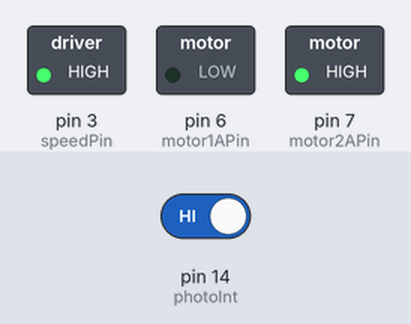
Recording of a sketch running on a simulated Arduino Uno, built with avr-gcc and run on an emulated ATmega328P. Parts: switched loads named in the sketch (green lamp = pin HIGH). The test bench sets the inputs (shaded band); at power-on: pin 14 (photoInt) HIGH. What the sketch prints to the serial monitor is not drawn.

Above: at 1.2 s.
1.3 s: pin 14 (photoInt) driven LOW
Timing chart, 0 to 4.3 s (numbered marks = the images above; inputs shaded):
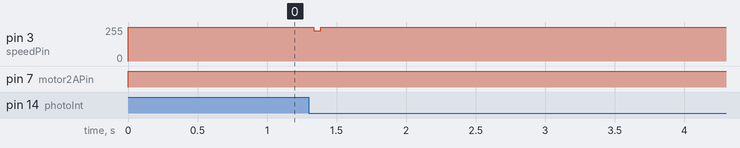

Measured:
- after the input at 1.3 s, pin 3 (speedPin): 255/255 → 226/255 at once, → 255/255 0.05 s later

The sketch:

prac4-P.ino
```cpp
//PROPORCIONAL
int speedPin = 3;
int motor1APin = 6;
int motor2APin = 7;
int speed_value_motor1;

int photoInt = 14;
int prev_val = 0;
int current_val = 0;
int count = 0;

float tic = 0;
float toc = 0;
float elapsed = 0;

float rpm = 505;
float rpm_measured = 0;
float error = rpm - rpm_measured;

void setup() {
  // H-bridge enable pin for speed control // H-bridge leg 1
  // H-bridge leg 2
  // status LED
  // value for motor speed
  // set digital i/o pins as outputs:
  pinMode(speedPin, OUTPUT);
  pinMode(motor1APin, OUTPUT);
  pinMode(motor2APin, OUTPUT);

  pinMode(photoInt, INPUT);

  Serial.begin(9600);
}
void loop() {

  error = rpm - rpm_measured;
  if(elapsed == 0) {
    tic = millis();
  }

  // put motor in forward motion
  digitalWrite(motor1APin, LOW); // set leg 1 of the H-bridge low
  digitalWrite(motor2APin, HIGH);// set leg 2 of the H-bridge high

  // just invert the above values for reverse motion, // i.e. motor1APin = HIGH and motor2APin = LOW

  // control the speed 0- 255
  speed_value_motor1 = min((0.51)*error, 255); // P
  analogWrite(speedPin, speed_value_motor1); // output speed as

  prev_val = current_val;
  current_val = digitalRead(photoInt); // read the value from the sensor
  //Serial.println(current_val);
  if(prev_val == 1 && current_val == 0) {
    count = count + 1;
  }

  toc = millis();
  elapsed = toc - tic;
  //Serial.println(elapsed);
  if(elapsed > 50) {
    rpm_measured = (count/20.0)*1200.0;
    //Serial.print("La velocidad es: ");
    //Serial.print(rpm_measured);
    //Serial.println(" rpm");
    Serial.println("PWM: " + String(speed_value_motor1) + " RPM: " + String(rpm_measured));
    count = 0;
    elapsed = 0;
  }

}
```
